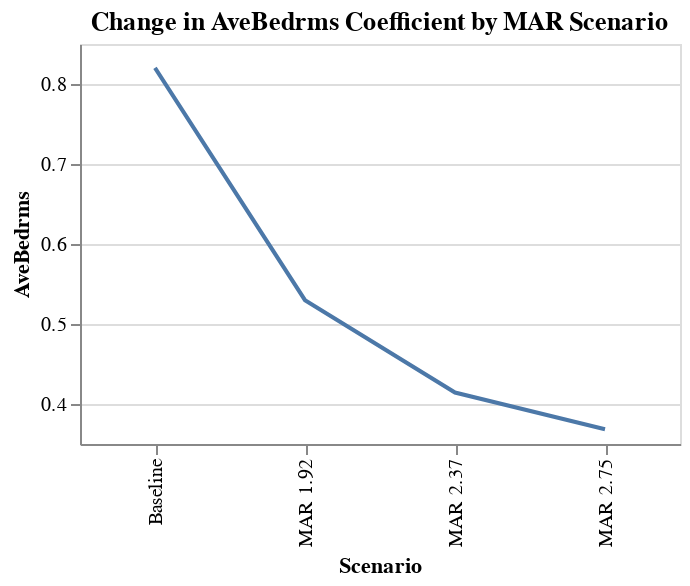

Notebook code for this chart:
### Code cell
source = df_overall[df_overall['Scenario'].str.contains("MAR") | df_overall['Scenario'].str.contains("Baseline")]
alt.Chart(source).mark_line().encode(
    alt.Y('AveBedrms:Q', scale=alt.Scale(zero=False)),
    x='Scenario'
).properties(title='Change in AveBedrms Coefficient by MAR Scenario', width=300, height=200)

### Figure 1 — Vega-Lite specification as saved in the notebook (floating-point values rounded to 4 significant figures)
{"config": {"view": {"continuousWidth": 400, "continuousHeight": 300}}, "data": {"name": "data-9f7137aa0b7d6f656009bb05f4a4e351"}, "mark": "line", "encoding": {"x": {"type": "nominal", "field": "Scenario"}, "y": {"type": "quantitative", "field": "AveBedrms", "scale": {"zero": false}}}, "height": 200, "title": "Change in AveBedrms Coefficient by MAR Scenario", "width": 300, "$schema": "https://vega.github.io/schema/vega-lite/v4.8.1.json", "datasets": {"data-9f7137aa0b7d6f656009bb05f4a4e351": [{"index": 0, "Scenario": "Baseline", "mae": 0.5368, "mse": 0.5563, "rmse_val": 0.7459, "r2": 0.5802, "mae_diff": 0.0, "mse_diff": 0.0, "r2_diff": 0.0, "MedInc": 0.4591, "HouseAge": 0.009726, "AveRooms": -0.1374, "AveBedrms": 0.8201, "Population": -5.208e-06, "AveOccup": -0.00339, "Latitude": -0.4129, "Longitude": -0.4282}, {"index": 0, "Scenario": "MAR 1.92", "mae": 0.5435, "mse": 0.5952, "rmse_val": 0.7715, "r2": 0.5508, "mae_diff": 0.006786, "mse_diff": 0.02564, "r2_diff": -0.02936, "MedInc": 0.4208, "HouseAge": 0.009875, "AveRooms": -0.06997, "AveBedrms": 0.5298, "Population": -6.231e-06, "AveOccup": -0.003248, "Latitude": -0.4288, "Longitude": -0.4402}, {"index": 0, "Scenario": "MAR 2.37", "mae": 0.5445, "mse": 0.5791, "rmse_val": 0.761, "r2": 0.563, "mae_diff": 0.007742, "mse_diff": 0.01508, "r2_diff": -0.01715, "MedInc": 0.4081, "HouseAge": 0.009854, "AveRooms": -0.04675, "AveBedrms": 0.4143, "Population": -6.464e-06, "AveOccup": -0.003199, "Latitude": -0.4348, "Longitude": -0.4455}, {"index": 0, "Scenario": "MAR 2.75", "mae": 0.5449, "mse": 0.5718, "rmse_val": 0.7562, "r2": 0.5685, "mae_diff": 0.008181, "mse_diff": 0.01031, "r2_diff": -0.01169, "MedInc": 0.3976, "HouseAge": 0.009925, "AveRooms": -0.02672, "AveBedrms": 0.3685, "Population": -6.005e-06, "AveOccup": -0.003165, "Latitude": -0.4409, "Longitude": -0.4511}]}}
